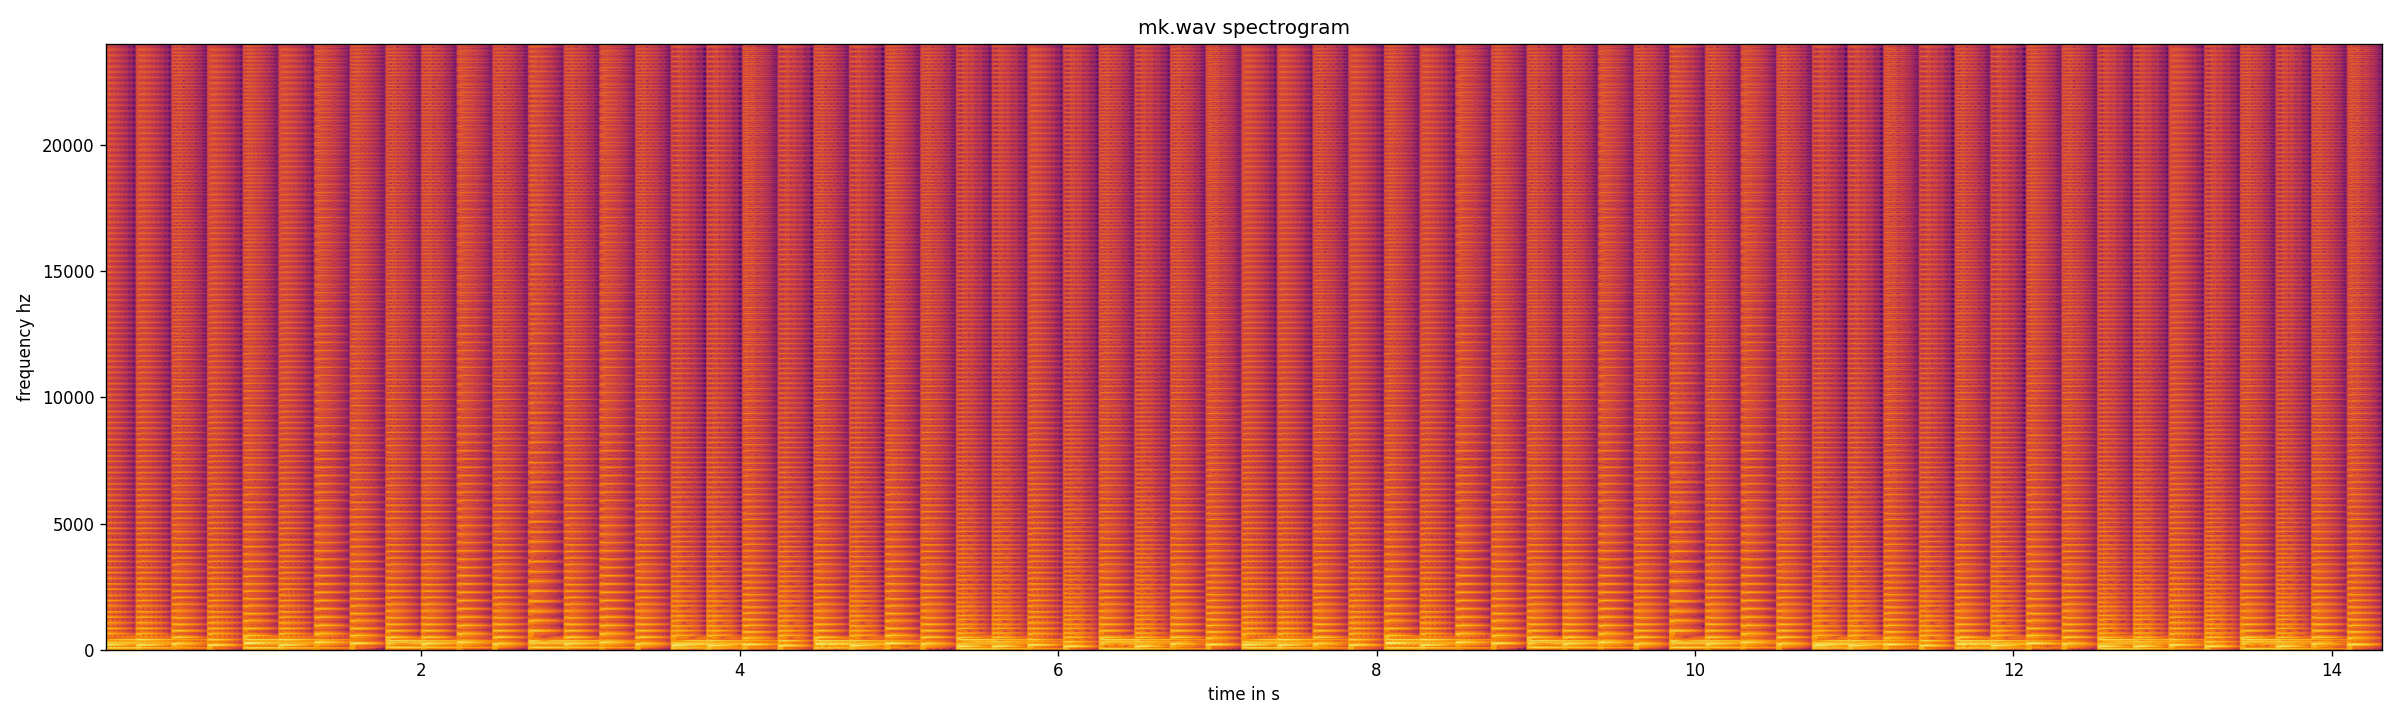

This figure's Python source:
import numpy as np
import wave
import matplotlib.pyplot as plt
from scipy import signal


with wave.open('mk.wav', 'rb') as wav:
    framerate = wav.getframerate()
    frames = wav.readframes(wav.getnframes())

samples = np.frombuffer(frames,dtype=np.int16).astype(float)
f,t,Sxx =signal.spectrogram(samples, fs=framerate,nperseg=2048,noverlap=1792)
Sxx_db =10*np.log10(Sxx + 1e-10)

plt.figure(figsize=(20,6))
plt.pcolormesh(t,f, Sxx_db, shading='gouraud', cmap='inferno')
plt.ylim(0,24000)
plt.title('mk.wav spectrogram')
plt.ylabel('frequency hz')
plt.xlabel('time in s')
plt.tight_layout()
plt.savefig('spectrogram.png', dpi=120)
